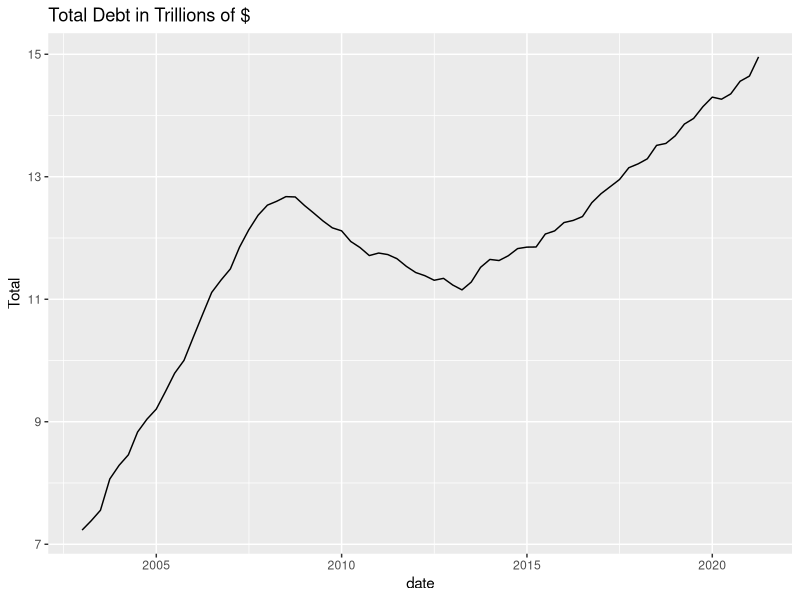
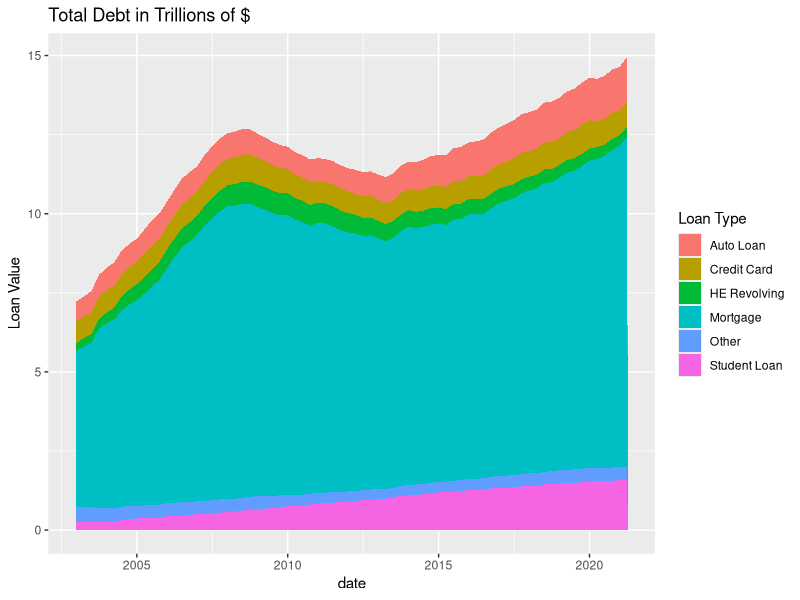

Write the R code that produced these figures, in order.
## ---- chunk 1
#| label: setup
#| warning: false
#| message: false

library(tidyverse)
library(ggplot2)
library(readxl)
library(lubridate)

knitr::opts_chunk$set(echo = TRUE, warning=FALSE, message=FALSE)
## ---- chunk 2
set.seed(42)
# read in the data using readr
debt_raw <- read_xlsx("_data/debt_in_trillions.xlsx")
head(debt_raw, 5)
## ---- chunk 3
debt <- debt_raw %>%
    mutate(date = parse_date_time(`Year and Quarter`, orders="yq"))
head(debt$date)
## ---- chunk 4
ggplot(debt, aes(x=date, y=Total)) +
    ggtitle('Total Debt in Trillions of $') +
    geom_line()
## ---- chunk 5
debt_piv <- debt %>%
    pivot_longer(
        cols = c(`Mortgage`, `HE Revolving`, `Auto Loan`, `Credit Card`, `Student Loan`, `Other`),
        names_to = "Loan Type", 
        values_to = "Loan Value"
    )
  #mutate(Loan = as.factor(Loan))
head(debt_piv)
## ---- chunk 6
ggplot(debt_piv, aes(x=`date`, y=`Loan Value`, fill=`Loan Type`)) +
    ggtitle('Total Debt in Trillions of $') +
    geom_area()
